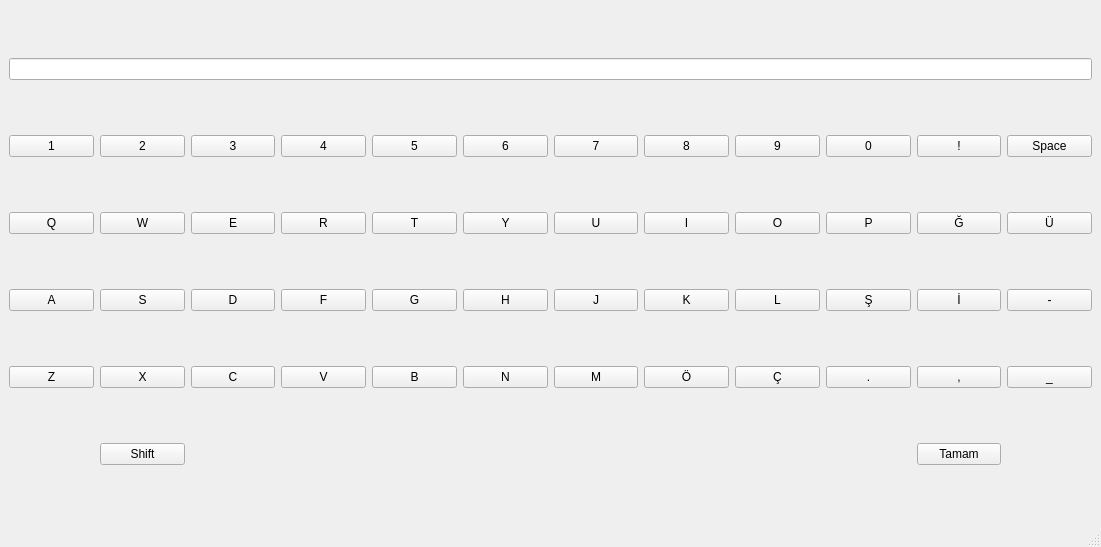
<?xml version="1.0" encoding="UTF-8"?>
<ui version="4.0">
 <class>MainWindow</class>
 <widget class="QMainWindow" name="MainWindow">
  <property name="geometry">
   <rect>
    <x>0</x>
    <y>0</y>
    <width>1101</width>
    <height>547</height>
   </rect>
  </property>
  <property name="windowTitle">
   <string>MainWindow</string>
  </property>
  <widget class="QWidget" name="centralwidget">
   <layout class="QGridLayout" name="gridLayout">
    <item row="4" column="8">
     <widget class="QPushButton" name="C_pushButton">
      <property name="text">
       <string>Ç</string>
      </property>
     </widget>
    </item>
    <item row="1" column="10">
     <widget class="QPushButton" name="Exclamation_pushButton">
      <property name="text">
       <string>!</string>
      </property>
     </widget>
    </item>
    <item row="2" column="5">
     <widget class="QPushButton" name="YpushButton">
      <property name="text">
       <string>Y</string>
      </property>
     </widget>
    </item>
    <item row="4" column="4">
     <widget class="QPushButton" name="BpushButton">
      <property name="text">
       <string>B</string>
      </property>
     </widget>
    </item>
    <item row="4" column="11">
     <widget class="QPushButton" name="SubDash_pushButton">
      <property name="text">
       <string>_</string>
      </property>
     </widget>
    </item>
    <item row="1" column="7">
     <widget class="QPushButton" name="EightpushButton">
      <property name="text">
       <string>8</string>
      </property>
     </widget>
    </item>
    <item row="2" column="2">
     <widget class="QPushButton" name="EpushButton">
      <property name="text">
       <string>E</string>
      </property>
     </widget>
    </item>
    <item row="4" column="9">
     <widget class="QPushButton" name="Dot_pushButton">
      <property name="text">
       <string>.</string>
      </property>
     </widget>
    </item>
    <item row="1" column="0">
     <widget class="QPushButton" name="OnepushButton">
      <property name="text">
       <string>1</string>
      </property>
     </widget>
    </item>
    <item row="1" column="1">
     <widget class="QPushButton" name="TwopushButton">
      <property name="text">
       <string>2</string>
      </property>
     </widget>
    </item>
    <item row="4" column="2">
     <widget class="QPushButton" name="CpushButton">
      <property name="text">
       <string>C</string>
      </property>
     </widget>
    </item>
    <item row="3" column="9">
     <widget class="QPushButton" name="S_pushButton">
      <property name="text">
       <string>Ş</string>
      </property>
     </widget>
    </item>
    <item row="1" column="8">
     <widget class="QPushButton" name="NinepushButton">
      <property name="text">
       <string>9</string>
      </property>
     </widget>
    </item>
    <item row="2" column="3">
     <widget class="QPushButton" name="RpushButton">
      <property name="text">
       <string>R</string>
      </property>
     </widget>
    </item>
    <item row="2" column="10">
     <widget class="QPushButton" name="G_pushButton">
      <property name="text">
       <string>Ğ</string>
      </property>
     </widget>
    </item>
    <item row="1" column="9">
     <widget class="QPushButton" name="ZeropushButton">
      <property name="text">
       <string>0</string>
      </property>
     </widget>
    </item>
    <item row="4" column="1">
     <widget class="QPushButton" name="XpushButton">
      <property name="text">
       <string>X</string>
      </property>
     </widget>
    </item>
    <item row="4" column="3">
     <widget class="QPushButton" name="VpushButton_2">
      <property name="text">
       <string>V</string>
      </property>
     </widget>
    </item>
    <item row="3" column="10">
     <widget class="QPushButton" name="I_pushButton">
      <property name="text">
       <string>İ</string>
      </property>
     </widget>
    </item>
    <item row="2" column="8">
     <widget class="QPushButton" name="OpushButton">
      <property name="text">
       <string>O</string>
      </property>
     </widget>
    </item>
    <item row="4" column="6">
     <widget class="QPushButton" name="MpushButton">
      <property name="text">
       <string>M</string>
      </property>
     </widget>
    </item>
    <item row="3" column="7">
     <widget class="QPushButton" name="KpushButton">
      <property name="text">
       <string>K</string>
      </property>
     </widget>
    </item>
    <item row="1" column="2">
     <widget class="QPushButton" name="ThreepushButton">
      <property name="text">
       <string>3</string>
      </property>
     </widget>
    </item>
    <item row="3" column="8">
     <widget class="QPushButton" name="LpushButton">
      <property name="text">
       <string>L</string>
      </property>
     </widget>
    </item>
    <item row="4" column="10">
     <widget class="QPushButton" name="Comma_pushButton">
      <property name="text">
       <string>,</string>
      </property>
     </widget>
    </item>
    <item row="2" column="1">
     <widget class="QPushButton" name="WpushButton">
      <property name="text">
       <string>W</string>
      </property>
     </widget>
    </item>
    <item row="2" column="9">
     <widget class="QPushButton" name="PpushButton">
      <property name="text">
       <string>P</string>
      </property>
     </widget>
    </item>
    <item row="3" column="3">
     <widget class="QPushButton" name="FpushButton">
      <property name="text">
       <string>F</string>
      </property>
     </widget>
    </item>
    <item row="3" column="0">
     <widget class="QPushButton" name="ApushButton">
      <property name="text">
       <string>A</string>
      </property>
     </widget>
    </item>
    <item row="1" column="11">
     <widget class="QPushButton" name="Space_pushButton">
      <property name="text">
       <string>Space</string>
      </property>
     </widget>
    </item>
    <item row="4" column="5">
     <widget class="QPushButton" name="NpushButton">
      <property name="text">
       <string>N</string>
      </property>
     </widget>
    </item>
    <item row="3" column="6">
     <widget class="QPushButton" name="JpushButton">
      <property name="text">
       <string>J</string>
      </property>
     </widget>
    </item>
    <item row="4" column="0">
     <widget class="QPushButton" name="ZpushButton">
      <property name="text">
       <string>Z</string>
      </property>
     </widget>
    </item>
    <item row="1" column="3">
     <widget class="QPushButton" name="FourpushButton">
      <property name="text">
       <string>4</string>
      </property>
     </widget>
    </item>
    <item row="3" column="1">
     <widget class="QPushButton" name="SpushButton">
      <property name="text">
       <string>S</string>
      </property>
     </widget>
    </item>
    <item row="2" column="0">
     <widget class="QPushButton" name="QpushButton">
      <property name="text">
       <string>Q</string>
      </property>
     </widget>
    </item>
    <item row="3" column="2">
     <widget class="QPushButton" name="DpushButton">
      <property name="text">
       <string>D</string>
      </property>
     </widget>
    </item>
    <item row="4" column="7">
     <widget class="QPushButton" name="O_pushButton">
      <property name="text">
       <string>Ö</string>
      </property>
     </widget>
    </item>
    <item row="2" column="11">
     <widget class="QPushButton" name="U_pushButton">
      <property name="text">
       <string>Ü</string>
      </property>
     </widget>
    </item>
    <item row="1" column="4">
     <widget class="QPushButton" name="FivepushButton">
      <property name="text">
       <string>5</string>
      </property>
     </widget>
    </item>
    <item row="3" column="5">
     <widget class="QPushButton" name="HpushButton">
      <property name="text">
       <string>H</string>
      </property>
     </widget>
    </item>
    <item row="3" column="11">
     <widget class="QPushButton" name="Dash_pushButton">
      <property name="text">
       <string>-</string>
      </property>
     </widget>
    </item>
    <item row="2" column="6">
     <widget class="QPushButton" name="UpushButton">
      <property name="text">
       <string>U</string>
      </property>
     </widget>
    </item>
    <item row="1" column="5">
     <widget class="QPushButton" name="SixpushButton">
      <property name="text">
       <string>6</string>
      </property>
     </widget>
    </item>
    <item row="1" column="6">
     <widget class="QPushButton" name="SevenpushButton">
      <property name="text">
       <string>7</string>
      </property>
     </widget>
    </item>
    <item row="2" column="7">
     <widget class="QPushButton" name="IpushButton">
      <property name="text">
       <string>I</string>
      </property>
     </widget>
    </item>
    <item row="3" column="4">
     <widget class="QPushButton" name="GpushButton">
      <property name="text">
       <string>G</string>
      </property>
     </widget>
    </item>
    <item row="2" column="4">
     <widget class="QPushButton" name="TpushButton">
      <property name="text">
       <string>T</string>
      </property>
     </widget>
    </item>
    <item row="0" column="0" colspan="12">
     <widget class="QLineEdit" name="lineEdit"/>
    </item>
    <item row="5" column="1">
     <widget class="QPushButton" name="Shift_pushButton">
      <property name="text">
       <string>Shift</string>
      </property>
     </widget>
    </item>
    <item row="5" column="10">
     <widget class="QPushButton" name="Return_pushButton">
      <property name="text">
       <string>Tamam</string>
      </property>
     </widget>
    </item>
   </layout>
  </widget>
  <widget class="QStatusBar" name="statusbar"/>
 </widget>
 <resources/>
 <connections/>
</ui>
